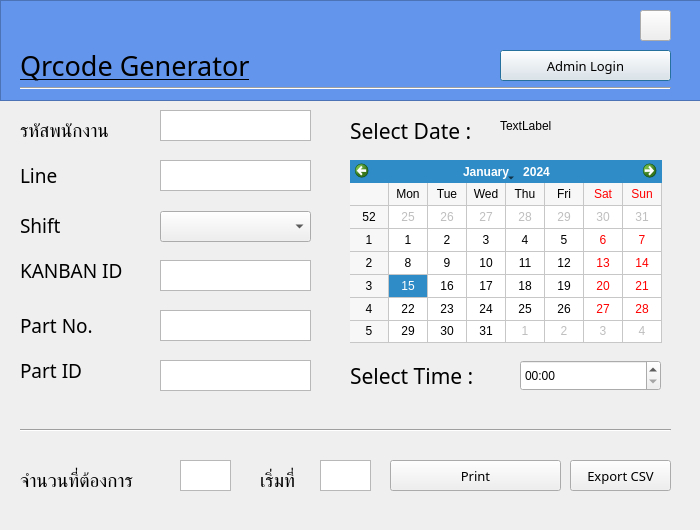
<?xml version="1.0" encoding="UTF-8"?>
<ui version="4.0">
 <class>Dialog</class>
 <widget class="QDialog" name="Dialog">
  <property name="geometry">
   <rect>
    <x>0</x>
    <y>0</y>
    <width>700</width>
    <height>530</height>
   </rect>
  </property>
  <property name="maximumSize">
   <size>
    <width>800</width>
    <height>600</height>
   </size>
  </property>
  <property name="cursor">
   <cursorShape>ArrowCursor</cursorShape>
  </property>
  <property name="windowTitle">
   <string>Program Qrcode Generator</string>
  </property>
  <property name="modal">
   <bool>true</bool>
  </property>
  <widget class="QTextEdit" name="textEdit_EmpNo">
   <property name="geometry">
    <rect>
     <x>160</x>
     <y>110</y>
     <width>151</width>
     <height>31</height>
    </rect>
   </property>
   <property name="contextMenuPolicy">
    <enum>Qt::DefaultContextMenu</enum>
   </property>
  </widget>
  <widget class="QTextEdit" name="textEdit_Line">
   <property name="geometry">
    <rect>
     <x>160</x>
     <y>160</y>
     <width>151</width>
     <height>31</height>
    </rect>
   </property>
  </widget>
  <widget class="QTextEdit" name="textEdit_PartId">
   <property name="geometry">
    <rect>
     <x>160</x>
     <y>360</y>
     <width>151</width>
     <height>31</height>
    </rect>
   </property>
   <property name="tabChangesFocus">
    <bool>false</bool>
   </property>
  </widget>
  <widget class="QTextEdit" name="textEdit_KanbanId">
   <property name="geometry">
    <rect>
     <x>160</x>
     <y>260</y>
     <width>151</width>
     <height>31</height>
    </rect>
   </property>
  </widget>
  <widget class="QTextEdit" name="textEdit_PartNo">
   <property name="geometry">
    <rect>
     <x>160</x>
     <y>310</y>
     <width>151</width>
     <height>31</height>
    </rect>
   </property>
  </widget>
  <widget class="QTextEdit" name="textEdit_AmountStart">
   <property name="geometry">
    <rect>
     <x>320</x>
     <y>460</y>
     <width>51</width>
     <height>31</height>
    </rect>
   </property>
  </widget>
  <widget class="QLabel" name="label">
   <property name="geometry">
    <rect>
     <x>20</x>
     <y>110</y>
     <width>111</width>
     <height>41</height>
    </rect>
   </property>
   <property name="font">
    <font>
     <family>Mitr</family>
     <pointsize>14</pointsize>
    </font>
   </property>
   <property name="text">
    <string>รหัสพนักงาน</string>
   </property>
  </widget>
  <widget class="QLabel" name="label_2">
   <property name="geometry">
    <rect>
     <x>20</x>
     <y>160</y>
     <width>81</width>
     <height>31</height>
    </rect>
   </property>
   <property name="font">
    <font>
     <family>Mitr</family>
     <pointsize>14</pointsize>
    </font>
   </property>
   <property name="text">
    <string>Line</string>
   </property>
  </widget>
  <widget class="QLabel" name="label_3">
   <property name="geometry">
    <rect>
     <x>20</x>
     <y>210</y>
     <width>61</width>
     <height>31</height>
    </rect>
   </property>
   <property name="font">
    <font>
     <family>Mitr</family>
     <pointsize>14</pointsize>
    </font>
   </property>
   <property name="text">
    <string>Shift</string>
   </property>
  </widget>
  <widget class="QLabel" name="label_4">
   <property name="geometry">
    <rect>
     <x>350</x>
     <y>120</y>
     <width>141</width>
     <height>21</height>
    </rect>
   </property>
   <property name="font">
    <font>
     <family>Mitr</family>
     <pointsize>16</pointsize>
    </font>
   </property>
   <property name="text">
    <string>Select Date :</string>
   </property>
  </widget>
  <widget class="QLabel" name="label_5">
   <property name="geometry">
    <rect>
     <x>350</x>
     <y>360</y>
     <width>151</width>
     <height>31</height>
    </rect>
   </property>
   <property name="font">
    <font>
     <family>Mitr</family>
     <pointsize>16</pointsize>
    </font>
   </property>
   <property name="text">
    <string>Select Time : </string>
   </property>
  </widget>
  <widget class="QLabel" name="label_6">
   <property name="geometry">
    <rect>
     <x>20</x>
     <y>260</y>
     <width>121</width>
     <height>21</height>
    </rect>
   </property>
   <property name="font">
    <font>
     <family>Mitr</family>
     <pointsize>14</pointsize>
    </font>
   </property>
   <property name="text">
    <string>KANBAN ID</string>
   </property>
  </widget>
  <widget class="QLabel" name="label_7">
   <property name="geometry">
    <rect>
     <x>20</x>
     <y>310</y>
     <width>101</width>
     <height>31</height>
    </rect>
   </property>
   <property name="font">
    <font>
     <family>Mitr</family>
     <pointsize>14</pointsize>
    </font>
   </property>
   <property name="text">
    <string>Part No.</string>
   </property>
  </widget>
  <widget class="QLabel" name="label_8">
   <property name="geometry">
    <rect>
     <x>20</x>
     <y>360</y>
     <width>101</width>
     <height>21</height>
    </rect>
   </property>
   <property name="font">
    <font>
     <family>Mitr</family>
     <pointsize>14</pointsize>
    </font>
   </property>
   <property name="text">
    <string>Part ID</string>
   </property>
  </widget>
  <widget class="QLabel" name="label_9">
   <property name="geometry">
    <rect>
     <x>20</x>
     <y>460</y>
     <width>161</width>
     <height>41</height>
    </rect>
   </property>
   <property name="font">
    <font>
     <family>Mitr</family>
     <pointsize>14</pointsize>
    </font>
   </property>
   <property name="text">
    <string>จำนวนที่ต้องการ</string>
   </property>
  </widget>
  <widget class="QLabel" name="label_10">
   <property name="geometry">
    <rect>
     <x>260</x>
     <y>460</y>
     <width>51</width>
     <height>41</height>
    </rect>
   </property>
   <property name="font">
    <font>
     <family>Mitr</family>
     <pointsize>14</pointsize>
    </font>
   </property>
   <property name="text">
    <string>เริ่มที่</string>
   </property>
  </widget>
  <widget class="QTimeEdit" name="timeEdit">
   <property name="geometry">
    <rect>
     <x>520</x>
     <y>360</y>
     <width>141</width>
     <height>31</height>
    </rect>
   </property>
   <property name="displayFormat">
    <string>HH:mm</string>
   </property>
   <property name="calendarPopup">
    <bool>true</bool>
   </property>
  </widget>
  <widget class="QTextEdit" name="textEdit_Amount">
   <property name="geometry">
    <rect>
     <x>180</x>
     <y>460</y>
     <width>51</width>
     <height>31</height>
    </rect>
   </property>
  </widget>
  <widget class="QPushButton" name="pushButton">
   <property name="geometry">
    <rect>
     <x>500</x>
     <y>50</y>
     <width>171</width>
     <height>31</height>
    </rect>
   </property>
   <property name="font">
    <font>
     <family>Mitr</family>
     <pointsize>10</pointsize>
    </font>
   </property>
   <property name="text">
    <string>Admin Login</string>
   </property>
  </widget>
  <widget class="QCalendarWidget" name="calendarWidget">
   <property name="geometry">
    <rect>
     <x>350</x>
     <y>160</y>
     <width>312</width>
     <height>183</height>
    </rect>
   </property>
   <property name="minimumSize">
    <size>
     <width>312</width>
     <height>0</height>
    </size>
   </property>
   <property name="maximumSize">
    <size>
     <width>800</width>
     <height>600</height>
    </size>
   </property>
   <property name="gridVisible">
    <bool>true</bool>
   </property>
  </widget>
  <widget class="QComboBox" name="comboBox">
   <property name="geometry">
    <rect>
     <x>160</x>
     <y>211</y>
     <width>151</width>
     <height>31</height>
    </rect>
   </property>
   <property name="cursor">
    <cursorShape>IBeamCursor</cursorShape>
   </property>
  </widget>
  <widget class="QPushButton" name="pushButton_2">
   <property name="geometry">
    <rect>
     <x>390</x>
     <y>460</y>
     <width>171</width>
     <height>31</height>
    </rect>
   </property>
   <property name="font">
    <font>
     <family>Mitr</family>
     <pointsize>10</pointsize>
    </font>
   </property>
   <property name="text">
    <string>Print</string>
   </property>
  </widget>
  <widget class="QPushButton" name="pushButton_3">
   <property name="geometry">
    <rect>
     <x>640</x>
     <y>10</y>
     <width>31</width>
     <height>31</height>
    </rect>
   </property>
   <property name="font">
    <font>
     <family>Mitr</family>
     <pointsize>10</pointsize>
    </font>
   </property>
   <property name="text">
    <string/>
   </property>
  </widget>
  <widget class="QPushButton" name="pushButton_4">
   <property name="geometry">
    <rect>
     <x>570</x>
     <y>460</y>
     <width>101</width>
     <height>31</height>
    </rect>
   </property>
   <property name="font">
    <font>
     <family>Mitr</family>
     <pointsize>10</pointsize>
    </font>
   </property>
   <property name="text">
    <string>Export CSV</string>
   </property>
  </widget>
  <widget class="Line" name="line">
   <property name="geometry">
    <rect>
     <x>20</x>
     <y>80</y>
     <width>651</width>
     <height>16</height>
    </rect>
   </property>
   <property name="orientation">
    <enum>Qt::Horizontal</enum>
   </property>
  </widget>
  <widget class="Line" name="line_2">
   <property name="geometry">
    <rect>
     <x>20</x>
     <y>420</y>
     <width>651</width>
     <height>20</height>
    </rect>
   </property>
   <property name="orientation">
    <enum>Qt::Horizontal</enum>
   </property>
  </widget>
  <widget class="QLabel" name="label_11">
   <property name="geometry">
    <rect>
     <x>20</x>
     <y>40</y>
     <width>251</width>
     <height>51</height>
    </rect>
   </property>
   <property name="font">
    <font>
     <family>Mitr</family>
     <pointsize>20</pointsize>
     <underline>true</underline>
    </font>
   </property>
   <property name="text">
    <string>Qrcode Generator</string>
   </property>
  </widget>
  <widget class="QLabel" name="label_12">
   <property name="geometry">
    <rect>
     <x>500</x>
     <y>110</y>
     <width>161</width>
     <height>31</height>
    </rect>
   </property>
   <property name="text">
    <string>TextLabel</string>
   </property>
  </widget>
  <widget class="QFrame" name="frame">
   <property name="geometry">
    <rect>
     <x>0</x>
     <y>0</y>
     <width>701</width>
     <height>101</height>
    </rect>
   </property>
   <property name="autoFillBackground">
    <bool>false</bool>
   </property>
   <property name="styleSheet">
    <string notr="true">background-color:cornflowerblue</string>
   </property>
   <property name="frameShape">
    <enum>QFrame::StyledPanel</enum>
   </property>
   <property name="frameShadow">
    <enum>QFrame::Raised</enum>
   </property>
  </widget>
  <zorder>frame</zorder>
  <zorder>textEdit_EmpNo</zorder>
  <zorder>textEdit_Line</zorder>
  <zorder>textEdit_PartId</zorder>
  <zorder>textEdit_KanbanId</zorder>
  <zorder>textEdit_PartNo</zorder>
  <zorder>textEdit_AmountStart</zorder>
  <zorder>label</zorder>
  <zorder>label_2</zorder>
  <zorder>label_3</zorder>
  <zorder>label_4</zorder>
  <zorder>label_5</zorder>
  <zorder>label_6</zorder>
  <zorder>label_7</zorder>
  <zorder>label_8</zorder>
  <zorder>label_9</zorder>
  <zorder>label_10</zorder>
  <zorder>timeEdit</zorder>
  <zorder>textEdit_Amount</zorder>
  <zorder>pushButton</zorder>
  <zorder>calendarWidget</zorder>
  <zorder>comboBox</zorder>
  <zorder>pushButton_2</zorder>
  <zorder>pushButton_3</zorder>
  <zorder>pushButton_4</zorder>
  <zorder>line</zorder>
  <zorder>line_2</zorder>
  <zorder>label_11</zorder>
  <zorder>label_12</zorder>
 </widget>
 <resources/>
 <connections/>
</ui>
